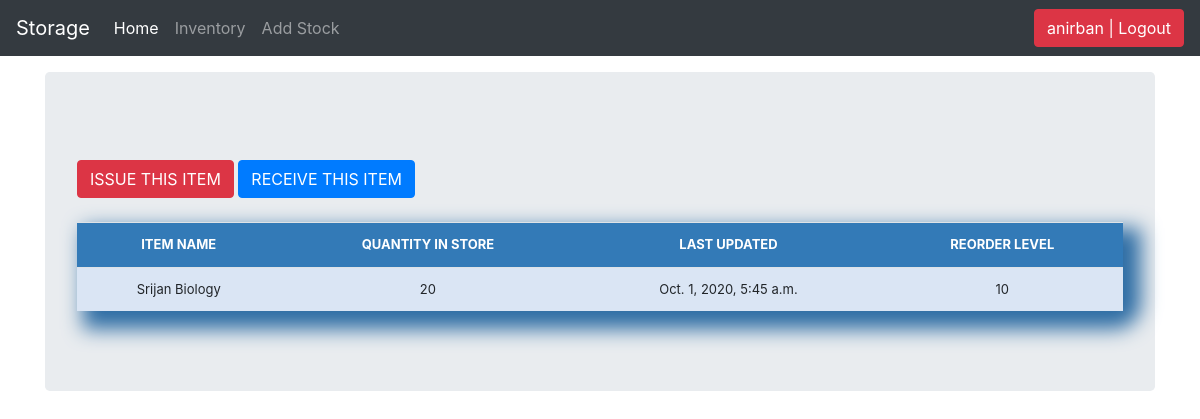
Screenshot of /stock_detail/2/ (signed in) with the database file from the repository.
### stockmgmt/models.py (models this page shows, shortened)
class Stock(models.Model):
	category = models.CharField(max_length=50, blank=False, null=True, choices=category_choice)
	item_name = models.CharField(max_length=50, blank=False, null=True)
	quantity = models.IntegerField(default='0', blank=True, null=True)
	receive_quantity = models.IntegerField(default='0', blank=True, null=True)
	receive_by = models.CharField(max_length=50, blank=True, null=True)
	issue_quantity = models.IntegerField(default='0', blank=True, null=True)
	issue_by = models.CharField(max_length=50, blank=True, null=True)
	issue_to = models.CharField(max_length=50, blank=True, null=True)
	phone_number = models.CharField(max_length=50, blank=True, null=True)
	created_by = models.CharField(max_length=50, blank=True, null=True)
	reorder_level = models.IntegerField(default='0', blank=True, null=True)
	last_updated = models.DateTimeField(auto_now_add=False, auto_now=True)
	timestamp = models.DateTimeField(auto_now_add=False, auto_now=True)
	export_to_CSV = models.BooleanField(default=False)

### stockmgmt/views.py (the view)
# urls.py: path('stock_detail/<str:pk>/', views.stock_detail, name="stock_detail"),
@login_required
def stock_detail(request, pk):
	queryset = Stock.objects.get(id=pk)
	context = {
		"title": queryset.item_name,
		"queryset": queryset,
	}
	return render(request, "stock_detail.html", context)

### stockmgmt/templates/stock_detail.html (shortened to what this page needs)
{% load static %}
{% load crispy_forms_tags %}
<!DOCTYPE html>
<html lang="en">
  <head>
<link href="{% static '/css/stylesheet.css' %}" rel="stylesheet">
<link href="{% static '/css/bootstrap.min.css' %}" rel="stylesheet">
    <link href="{% static '/css/navbar-top-fixed.css' %}" rel="stylesheet">
  </head>
  <body>
    {% include 'navbar.html' %}
<main role="main" class="container">
  <div class="jumbotron">
      <br>
        <a href="{% url 'issue_items' queryset.id %}"><div class='btn btn-danger'>ISSUE THIS ITEM</div></a>
        <a href="{% url 'receive_items' queryset.id %}"><div class='btn btn-primary'>RECEIVE THIS ITEM</div></a>
        <br><br>
        <div class="display_table">
          <table class='table'>
                  <tr>
                    <th>ITEM NAME</th>
                    <th>QUANTITY IN STORE</th>
                    <th>LAST UPDATED</th>
                    <th>REORDER LEVEL</th>
                  </tr>
                  <tr>
                    <td>{{queryset.item_name}}</td>
                    <td>{{queryset.quantity}}</td>
                    <td>{{queryset.last_updated}}</td>
                    <td>{{queryset.reorder_level}}</td>
                  </tr>
          </table>
        </div>
  </div>
</main>
      </body>
</html>
</html>

### stockmgmt/templates/navbar.html (shortened to what this page needs)
<nav class="navbar navbar-expand-md navbar-dark fixed-top bg-dark">
  <a class="navbar-brand" href="#">Storage</a>
  <div class="collapse navbar-collapse" id="navbarCollapse">
    <ul class="navbar-nav mr-auto">
      <li class="nav-item active">
        <a class="nav-link" href="/.">Home <span class="sr-only">(current)</span></a>
      </li>
      <li class="nav-item">
        <a class="nav-link" href="/list_items">Inventory</a>
      </li>
      <li class="nav-item">
        <a class="nav-link" href="/add_items">Add Stock</a>
      </li>
    </ul>
     <ul class="navbar-nav">
        {% if request.user.is_authenticated %}
        <li><a href="/accounts/logout"><button class="btn btn-danger">{{ user }} | Logout</button></a></li>
        {% else %}
        <li><a href="/accounts/login">Login</a></li>
        {% endif %}
    </ul>
  </div>
</nav>

### static/css/stylesheet.css (style rules this page uses)
body { background-color: #34eb6b; }
.table { font-size: 13px; text-align: center; width: 95%; margin: auto; text-align: center; }
.table tr:nth-child(odd) { background: #B8CAE4 }
.table tr:nth-child(even) { background: #dae5f4 }
th { background-color: #337ab7; color: white; }
.table { border-bottom-right-radius: 20px; padding-left: 5px; padding-right: 5px; padding-bottom: 20px; box-shadow: 12px 12px 20px 6px #2e6da4; }

### static/css/navbar-top-fixed.css (style rules this page uses)
body { min-height: 75rem; padding-top: 4.5rem; }

### rows the page displays
Stock: item_name "Srijan Biology", quantity "20", last_updated "Oct. 1, 2020, 5:45 a.m.", reorder_level "10"

### other values shown
{{ user }} "anirban"
